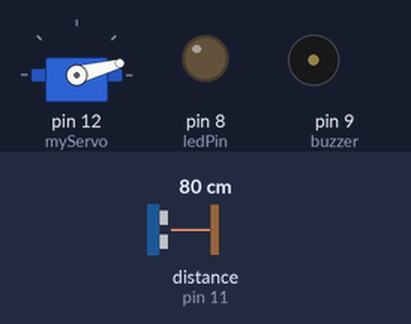
Simulated run of this sketch. Board: Arduino Uno, built with avr-gcc and run on an emulated ATmega328P. Shown: servo, output pins drawn as LEDs (lit = HIGH), buzzer (waves = sounding, pin HIGH). Wiring (inferred from the names in the program): ultrasonic range finder: trigger pin 10; echo pin 11. Inputs (shaded band) come from the test bench; at power-on: distance to the obstacle (sensor on pin 11) 80 cm. The echo pulse lasts 58.3 µs per cm; pins used as bus, display or sensor lines are not drawn; what the sketch prints to the serial monitor is not drawn.

Above: at 0.01 s.
1.3 s: distance to the obstacle (sensor on pin 11) set to 2 cm
At 2.2 s:
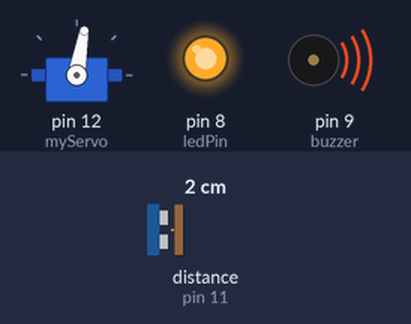
4.3 s: distance to the obstacle (sensor on pin 11) set to 35 cm
At 4.9 s:
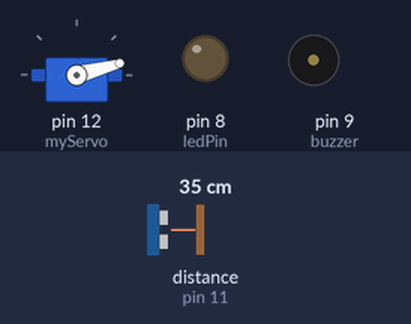
7.3 s: distance to the obstacle (sensor on pin 11) set to 27 cm
At 8.0 s:
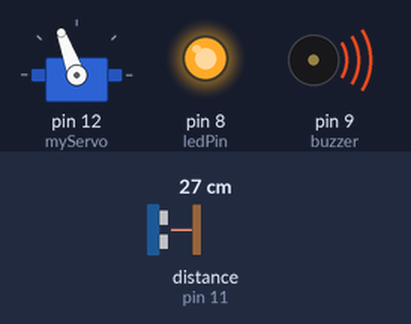
10.3 s: distance to the obstacle (sensor on pin 11) set to 32 cm
At 11.3 s:
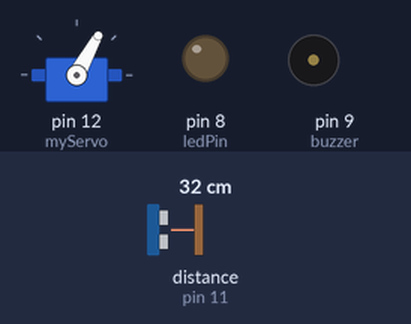
13.3 s: distance to the obstacle (sensor on pin 11) set to 250 cm
16.3 s: distance to the obstacle (sensor on pin 11) set to 299 cm
Timing chart, 0 to 20.3 s (numbered marks = the images above; inputs shaded):
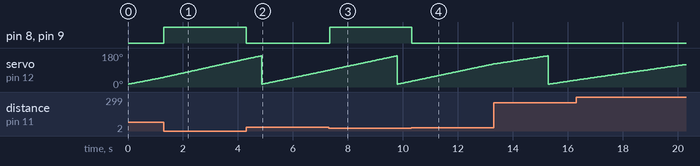

Measured:
- the behaviour switches between 31 and 32 cm on distance to the obstacle (sensor on pin 11) (found by bisection; images 3 and 4)
- after the input at 1.3 s, pin 8 (ledPin), pin 9 (buzzer): LOW → HIGH at once
- after the input at 4.3 s, pin 8 (ledPin), pin 9 (buzzer): HIGH → LOW at once
- after the input at 7.3 s, pin 8 (ledPin), pin 9 (buzzer): LOW → HIGH at once
- after the input at 10.3 s, pin 8 (ledPin), pin 9 (buzzer): HIGH → LOW at once

The sketch:

radardetection_july29_vol_0.6.ino
```cpp
#include <Servo.h>.

const int trigPin = 10;  // trigPin for ultrasonic sensor
const int echoPin = 11;  // echoPin for ultrasonic sensor
const int buzzer = 9;    // buzzer alerts when object is detected
const int ledPin = 8;    // ledPin turns on when alert triggered

long duration;
int distance;
int safetyDistance;
Servo myServo;           // creates a servo object for controlling the servo motor

void setup() {
pinMode (trigPin,OUTPUT);  // set trigPin as Output
pinMode (echoPin,INPUT);   // set echoPin as Input
pinMode (buzzer,OUTPUT);   // set buzzer as Output
pinMode (ledPin,OUTPUT);   // set ledPin as Output

Serial.begin (9600);       // start the serial communication
myServo.attach (12);       // servo signal is connected to pin 12

}

void loop() {
   // Sweep from left to right
   for(int i=15;i<=165;i++) {
    myServo.write(i);
    delay(30);
    distance = calculateDistance(); // Calls a function for calculating the distance by the Ultrasonic sensor for each degree

    Serial.print(i); // Sends the current degrees into the Serial Port
    Serial.print(","); // Sends addition character right next to the previous value needed later in the Proccessing IDE for indexing
    Serial.print(distance); // Sends the distance value into the Serial Port
    Serial.print("."); // Sends addition character right next to the previous value needed later in the Proccessing IDE for indexing

    safetyDistance = distance;
    if(safetyDistance <= 30) {
      digitalWrite(buzzer,HIGH);
      digitalWrite(ledPin, HIGH);

    }
    else{
      digitalWrite(buzzer,LOW);
      digitalWrite(ledPin,LOW);

    }
  }

     // Sweep back to right to left
    for(int i=15;i>=165;i--) {
     myServo.write(i);
     delay(30);
     distance = calculateDistance(); // Calls a function for calculating the distance by the Ultrasonic sensor for each degree

     Serial.print(i); // Sends the current degree into the Serial Port
     Serial.print(","); // Sends addition character right next to the previous value needed later in the Proccessing IDE for indexing
     Serial.print(distance); // Sends the distance value into the Serial Port
     Serial.print("."); // Sends addition character right next to the previous value needed later in the Proccessing IDE for indexing

     safetyDistance = distance;
     if(safetyDistance <=30) {
      digitalWrite(buzzer,HIGH);
      digitalWrite(ledPin,HIGH);

    }
    else{
      digitalWrite(buzzer,LOW);
      digitalWrite(ledPin,LOW);

    }
  }
}

  int calculateDistance() {

  digitalWrite(trigPin, LOW);
  delayMicroseconds(2);
  digitalWrite(trigPin, HIGH);
  delayMicroseconds(10);
  digitalWrite(trigPin, LOW);
  duration = pulseIn(echoPin, HIGH); // Reads the echoPin, returns the sound wave travel time in microseconds
  distance = duration*0.034/2;
  return distance;
  }
```
